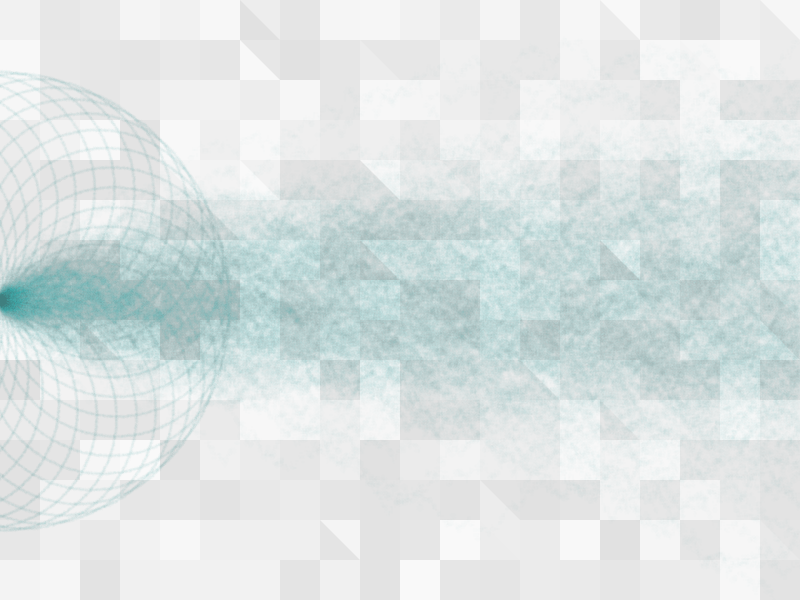
Frame 1 (no input)
Frame 60 (the mouse pressed at the canvas centre just before this capture): identical to frame 1, image omitted
Frame 120 (the mouse held since frame 60 and released just before this capture): identical to frame 1, image omitted

The Processing sketch that drew this single still picture (run headless with seeded random() and noise(); from frame 60 on, the mouse is pressed at the canvas centre):

// Processing sketch: processing_40556
// ── processing_40556.pde

int x =0;
int y=300;
int c=0;


void setup() {
  size(800, 600);


  background(255);
  boxes();
  circles();
 
  for (int i=0;i<3000;i+=10) {
    ln(0,height/2,i,360);
  }
}

void draw() {

}

void boxes() {
  noStroke();
  for (int x=0;x<width;x+=40) {
    for (int y=0;y<height; y +=40) {
      fill(random(25)+225);
      rect(x, y, 40, 40);
      rndTri(x,y,40);
    }
  }
  noStroke();
}
void rndTri(int x,int y, int d){
  if(random(1001) > 900){
    
    //triangle(x,y,x+d,y,x+d,y+d);
    fill(random(25)+225);
    triangle(x,y,x,y+d,x+d,y+d);
  }
}
void circles() {
  noStroke();
  fill(0, 100, 100, 2);
  for (int i=0;i<width*400;i++) {
    if (x==width+1) {
      x=0;
      y=height/2;
    }
    ellipse(x++, y+=(random(11)-5), random(8), random(8));
  }
}
void ln(float x, float y, float a, int l) {
  float magnatute = 2;
  for (int i=0;i<l;i++) {
    x = x+(cos(radians(a)) )*magnatute;
    y = y+(sin(radians(a+=1)) )*magnatute;
    ellipse(x+random(magnatute), y+random(magnatute), random(magnatute)+magnatute, random(magnatute)+magnatute);
  }
}
